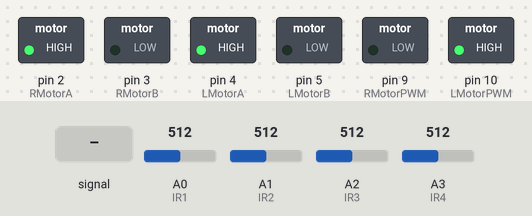
This sketch was run on a simulated Arduino Uno, built with avr-gcc and run on an emulated ATmega328P. Shown: switched loads named in the sketch (green lamp = pin HIGH). Dashed ring = blinking. The inputs (shaded band) are chosen by the test bench; at power-on: A1 (IR2) = 512, A0 (IR1) = 512, A3 (IR4) = 512, A2 (IR3) = 512.

Above: at 3.2 s.
3.3 s: A0 (IR1) fed a 200 Hz sine of ±81 counts around its level
At 4.37 s:
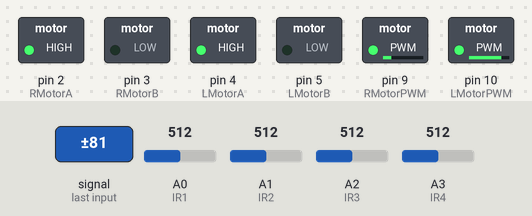
6.3 s: A1 (IR2) set to 30
At 8.0 s:
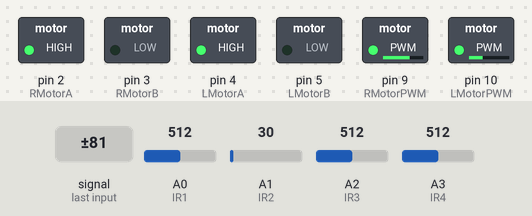
9.3 s: A0 (IR1) set to 716
10.8 s: A3 (IR4) set to 716
12.3 s: A0 (IR1) set to 916
13.8 s: A0 (IR1) set to 929
At 14.7 s:
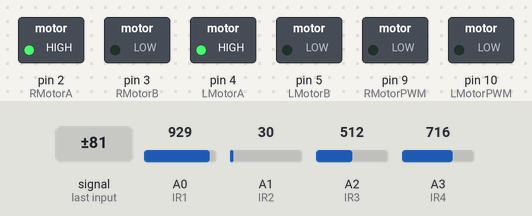
Timing chart, 0 to 16.3 s (numbered marks = the images above; inputs shaded):
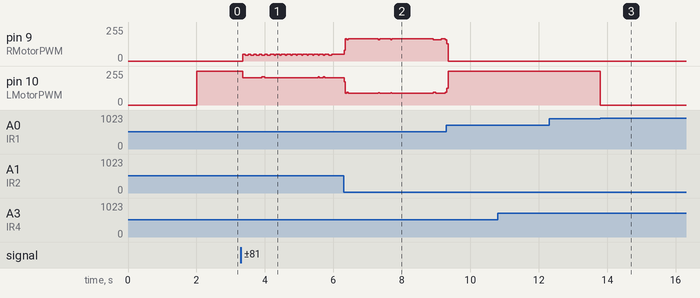

The sketch:

README.ino
```cpp
#define IR1 A0
#define IR2 A1
#define IR3 A2
#define IR4 A3

#define RMotorA 2
#define RMotorB 3
#define RMotorPWM 9

#define LMotorA 4
#define LMotorB 5
#define LMotorPWM 10

#define MAX_SPEED 150

int MotorBasespeed = 100;

int IR_val[4] = {0, 0, 0, 0};
int IR_weights[4] = {-20,-10,-5,5};

int LMotorSpeed = 0;
int RMotorSpeed = 0;
int speedAdjust = 0;

float P, I, D;
float error = 0;
float previousError = 0;
float Kp = 5.5;
float Kd = 10;
float Ki = 0;

void PID_control();
void read_IR();
void set_speed();
void set_forward();

void setup()
{
  // put your setup code here, to run once:
  Serial.begin(9600);
  pinMode(IR1, INPUT);
  pinMode(IR2, INPUT);
  pinMode(IR3, INPUT);
  pinMode(IR4, INPUT);

  pinMode(LMotorA, OUTPUT);
  pinMode(LMotorB, OUTPUT);
  pinMode(LMotorPWM, OUTPUT);

  pinMode(RMotorA, OUTPUT);
  pinMode(RMotorB, OUTPUT);
  pinMode(RMotorPWM, OUTPUT);

  set_forward();
  delay(2000);
}


void loop()

{

  read_IR();
  if (IR_val[0] ==0 && IR_val[1] ==0 && IR_val[2] ==0 && IR_val[3] ==0){
    stop();
    while(1){}
  }
PID_control();
  set_speed();
}

void PID_control() {

  error =0;

  for (int i = 0; i < 4; i++)
  {
    error += IR_weights[i] * IR_val[i];
  }

  P = error;
  I = I + error;
  D = error - previousError;

  previousError = error;

  speedAdjust = (Kp * P + Ki * I + Kd * D);

  LMotorSpeed = MotorBasespeed - speedAdjust;
  RMotorSpeed = MotorBasespeed + speedAdjust;

  if (LMotorSpeed < 0)
  {
    LMotorSpeed = 0;
  }
  if (RMotorSpeed < 0)
  {
    RMotorSpeed = 0;
    }
  }

void read_IR() {

  for (int i = 0; i < 4; i++)
  {
    IR_val[i] = analogRead(i);
  }
}

void set_speed() {

  analogWrite(LMotorPWM, LMotorSpeed);
  analogWrite(RMotorPWM, RMotorSpeed);
}

void set_forward() {

  digitalWrite(LMotorA, HIGH);
  digitalWrite(LMotorB, LOW);
  digitalWrite(RMotorA, HIGH);
  digitalWrite(RMotorB, LOW);
}

void stop() {

  digitalWrite(LMotorA, LOW);
  digitalWrite(LMotorB, LOW);
  digitalWrite(RMotorA, LOW);
  digitalWrite(RMotorB, LOW);
}
```

Measured:
- the behaviour switches between 928 and 929 on A0 (IR1) (found by bisection; images 2 and 3)
- after the input at 3.3 s, pin 9 (RMotorPWM): alternates 51/255 for 0.12 s and 44/255 for 0.04 s, starting after 0.05 s; pin 10 (LMotorPWM): 255/255 → 204/255 after 0.05 s, → 211/255 0.56 s later, → 204/255 0.08 s later
- after the input at 12.3 s, every drawn part: stays the same
- after the input at 13.8 s, pin 10 (LMotorPWM): 255/255 → 0/255 at once
